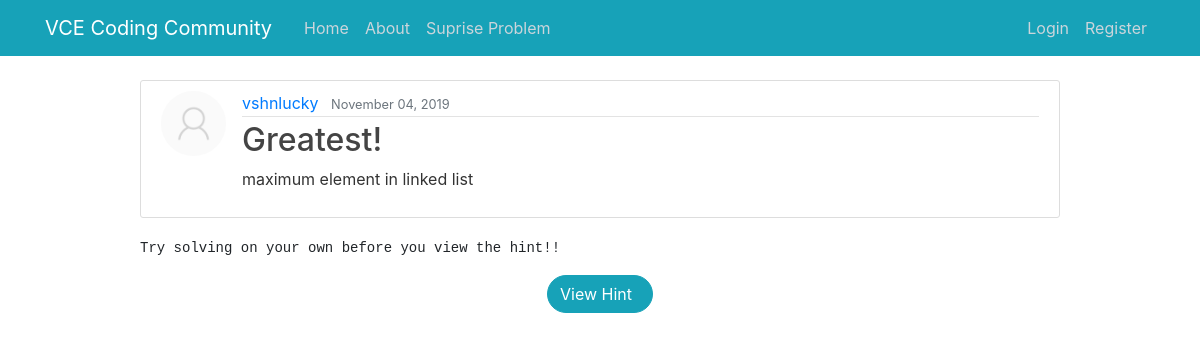
Page /post/40/ on the committed database.
### blog/models.py (models this page shows, shortened)
class Post(models.Model):
    title = models.CharField(max_length=100)
    content = models.TextField()
    date_posted = models.DateTimeField(default=timezone.now)
    author = models.ForeignKey(User, on_delete=models.CASCADE)
    hint = models.TextField(max_length=100)

### users/models.py (models this page shows, shortened)
class Profile(models.Model):
    user = models.OneToOneField(User, on_delete=models.CASCADE)
    image = models.ImageField(default='default.jpg', upload_to='profile_pics')

### blog/views.py (the view)
# urls.py: path('post/<int:pk>/', PostDetailView.as_view(), name='post-detail'),
class PostDetailView(DetailView):
    model = Post

### blog/templates/blog/post_detail.html (shortened to what this page needs)
{% extends "blog/base.html" %}
{% block content %}
  <article class="media content-section">
    <img class="rounded-circle article-img" src="{{ object.author.profile.image.url }}">
    <div class="media-body">
      <div class="article-metadata">
        <a class="mr-2" href="{% url 'user-posts' object.author.username %}">{{ object.author }}</a>
        <small class="text-muted">{{ object.date_posted|date:"F d, Y" }}</small>
      </div>
      <h2 class="article-title">{{ object.title }}</h2>
      <p class="article-content">{{ object.content }}</p>
    </div>
  </article>
  <article>
  <pre>Try solving on your own before you view the hint!!</pre>
    <div class="text-center">
      <button  class="btn btn-info" style="border-radius: 35px;"><a style="text-decoration: none; color: white;"
        class="mr-2 mt-2" href="{% url 'post-hint' post.id %}">View Hint</a></button>
      </div>
    </article>
{% endblock content %}

### blog/static/blog/main.css (style rules this page uses)
body { height:100%; padding:0; background: #fafafa; color: #333333; margin-top: 5rem; }
h1, h2, h3, h4, h5, h6 { color: #444444; }
.content-section { background: #ffffff; padding: 10px 20px; border: 1px solid #dddddd; border-radius: 3px; margin-bottom: 20px; }
.article-title { color: #444444; }
.article-content { white-space: pre-line; }
.article-img { height: 65px; width: 65px; margin-right: 16px; }
.article-metadata { padding-bottom: 1px; margin-bottom: 4px; border-bottom: 1px solid #e3e3e3 }

### rows in the picture
Post: author.profile.image (placeholder picture), author "vshnlucky", date_posted "November 04, 2019", title "Greatest!", content "maximum element in linked list"
